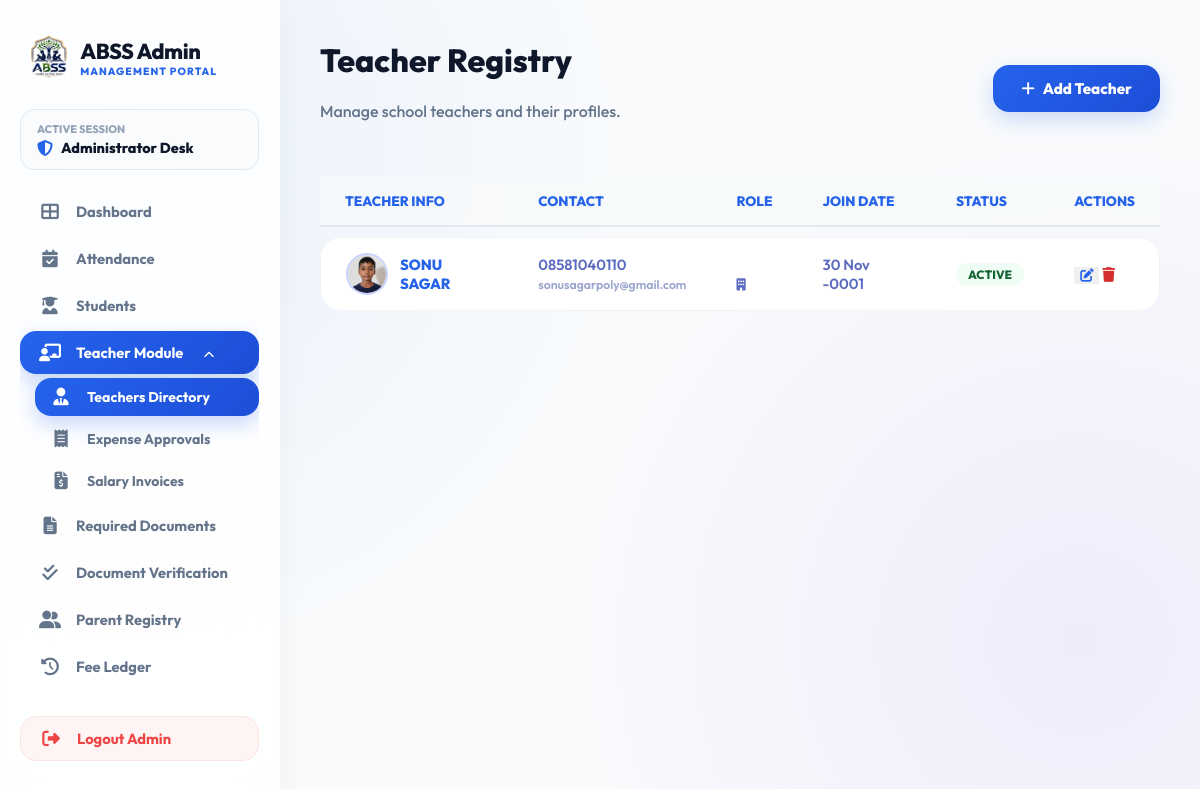
Screenshot of /admin/teachers.php (signed in) with the database file from the repository.
### tables this page shows
CREATE TABLE `teachers` (
  `id` int(11) NOT NULL,
  `name` varchar(150) NOT NULL,
  `email` varchar(150) NOT NULL,
  `phone` varchar(20) DEFAULT NULL,
  `department` varchar(100) DEFAULT NULL,
  `designation` varchar(100) DEFAULT NULL,
  `join_date` date DEFAULT NULL,
  `salary` decimal(10,2) DEFAULT 0.00,
  `photo` varchar(255) DEFAULT NULL,
  `status` enum('active','inactive') DEFAULT 'active',
  `created_at` timestamp NOT NULL DEFAULT current_timestamp()
);

### admin/teachers.php (the view, shortened to what this page needs)
<?php
require_once 'includes/auth.php';
$teachers = $conn->query("SELECT * FROM teachers ORDER BY created_at DESC");
?>
<!DOCTYPE html>
<html lang="en">
<head>
    <?php include 'includes/head_css.php'; ?>
</head>
<body>
    <?php include 'includes/sidebar.php'; ?>
    <main class="main-content">
        <div class="action-bar">
            <div>
                <h1>Teacher Registry</h1>
                <p>Manage school teachers and their profiles.</p>
            </div>
            <button class="btn-portal" onclick="showModal()">
                <i class="fas fa-plus"></i> Add Teacher
            </button>
        </div>
        <div class="portal-table-container">
            <table>
                <thead>
                    <tr>
                        <th>Teacher Info</th>
                        <th>Contact</th>
                        <th>Role</th>
                        <th>Join Date</th>
                        <th>Status</th>
                        <th>Actions</th>
                    </tr>
                </thead>
                <tbody>
                    <?php while($row = $teachers->fetch_assoc()): ?>
                    <tr>
                        <td style="color:var(--portal-blue); font-weight:800;">
                            <div style="display:flex; align-items:center; gap:12px;">
                                <?php if(!empty($row['photo'])): ?>
                                    <img src="../<?php echo htmlspecialchars($row['photo']); ?>" alt="Photo" style="width:42px; height:42px; border-radius:50%; object-fit:cover; border:2px solid #c7d2fe; flex-shrink:0;">
                                <?php endif; ?>
                                <div>
                                    <?php echo htmlspecialchars($row['name']); ?>
                                </div>
                            </div>
                        </td>
                        <td>
                            <?php echo htmlspecialchars($row['phone']); ?><br>
                            <small style="color:#9aa5ce;"><?php echo htmlspecialchars($row['email']); ?></small>
                        </td>
                        <td>
                            <?php echo htmlspecialchars($row['designation']); ?><br>
                            <small style="color:#5c6bc0; font-weight:700;"><i class="fas fa-building"></i> <?php echo htmlspecialchars($row['department']); ?></small>
                        </td>
                        <td><?php echo !empty($row['join_date']) ? date('d M Y', strtotime($row['join_date'])) : '-'; ?></td>
                        <td>
                            <span class="status-badge status-<?php echo $row['status']; ?>"><?php echo $row['status']; ?></span>
                        </td>
                        <td>
                            <button class="btn btn-sm btn-outline-primary" style="border:none; color:var(--portal-blue);" onclick='editTeacher(<?php echo json_encode($row); ?>)' title="Edit">
                                <i class="fas fa-edit"></i>
                            </button>
                            <a href="?delete=<?php echo $row['id']; ?>" class="btn btn-sm btn-outline-danger" style="border:none; color:#d32f2f;" onclick="return confirm('Are you sure?')" title="Delete">
                                <i class="fas fa-trash"></i>
                            </a>
                        </td>
                    </tr>
                    <?php endwhile; ?>
                </tbody>
            </table>
        </div>
    </main>
</body>
</html>

### admin/includes/head_css.php (style rules this page uses)
:root { --portal-blue: #2563eb; --portal-blue-dark: #1d4ed8; --portal-dark: #0f172a; --sidebar-width: 280px; --glass-bg: rgba(255, 255, 255, 0.82); --glass-border: rgba(255, 255, 255, 0.8); --glass-shadow: 0 10px 30px rgba(15, 23, 42, 0.04), inset 0 1px 0 rgba(255, 255, 255, 0.6); --radius-lg: 24px; --radius-md: 16px; --radius-sm: 12px; }
* { box-sizing: border-box; }
body { background: radial-gradient(circle at 10% 20%, rgba(59, 130, 246, 0.07) 0%, transparent 40%), radial-gradient(circle at 90% 80%, rgba(124, 58, 237, 0.07) 0%, transparent 40%), #f8fafc; color: #334155; font-family: 'Outfit', sans-serif; display: flex; min-height: 100vh; overflow-x: hidden; margin: 0; }
.main-content { margin-left: var(--sidebar-width); flex: 1; padding: 40px; box-sizing: border-box; max-width: 1400px; }
h1, h2, h3, h4 { font-family: 'Outfit', sans-serif; font-weight: 800; color: var(--portal-dark); margin-top: 0; }
p { color: #64748b; font-weight: 500; }
.btn-portal { background: linear-gradient(135deg, var(--portal-blue), var(--portal-blue-dark)); color: #ffffff; padding: 14px 28px; border-radius: var(--radius-md); border: none; font-weight: 800; font-size: 0.95rem; cursor: pointer; transition: all 0.25s ease; font-family: 'Outfit'; display: inline-flex; align-items: center; justify-content: center; gap: 8px; box-shadow: 0 8px 20px rgba(37, 99, 235, 0.2); }
.portal-table-container, .table-responsive { width: 100%; max-width: 100%; overflow-x: auto; -webkit-overflow-scrolling: touch; margin-top: 15px; min-width: 0; }
table { width: 100%; border-collapse: collapse; text-align: left; }
th { padding: 14px 18px; color: var(--portal-dark); font-weight: 800; font-size: 0.8rem; text-transform: uppercase; background: rgba(248, 250, 252, 0.8); border-bottom: 2px solid #e2e8f0; }
td { padding: 16px 18px; border-bottom: 1px solid #f1f5f9; color: #475569; font-weight: 600; font-size: 0.92rem; }

### admin/teachers.php (style rules this page uses)
.action-bar { display: flex; justify-content: space-between; align-items: center; margin-bottom: 30px; }
table { width: 100%; border-collapse: separate; border-spacing: 0 10px; }
th { text-align: left; padding: 15px 25px; color: var(--portal-blue); font-weight: 800; font-size: 0.85rem; text-transform: uppercase; }
td { padding: 15px 25px; background: #fff; border-top: 1px solid #f0f4f8; border-bottom: 1px solid #f0f4f8; color: #5c6bc0; font-weight: 600; }
td:first-child { border-left: 1px solid #f0f4f8; border-radius: 20px 0 0 20px; }
td:last-child { border-right: 1px solid #f0f4f8; border-radius: 0 20px 20px 0; }
.status-badge { display: inline-block; padding: 4px 12px; border-radius: 12px; font-size: 0.75rem; font-weight: 800; text-transform: uppercase; }
.status-active { background: #f0fdf4; color: #166534; }

### rows the page displays
teachers: photo (picture), name "SONU SAGAR", phone "08581040110", email "sonusagarpoly@gmail.com", join_date "30 Nov -0001", status "ACTIVE"
